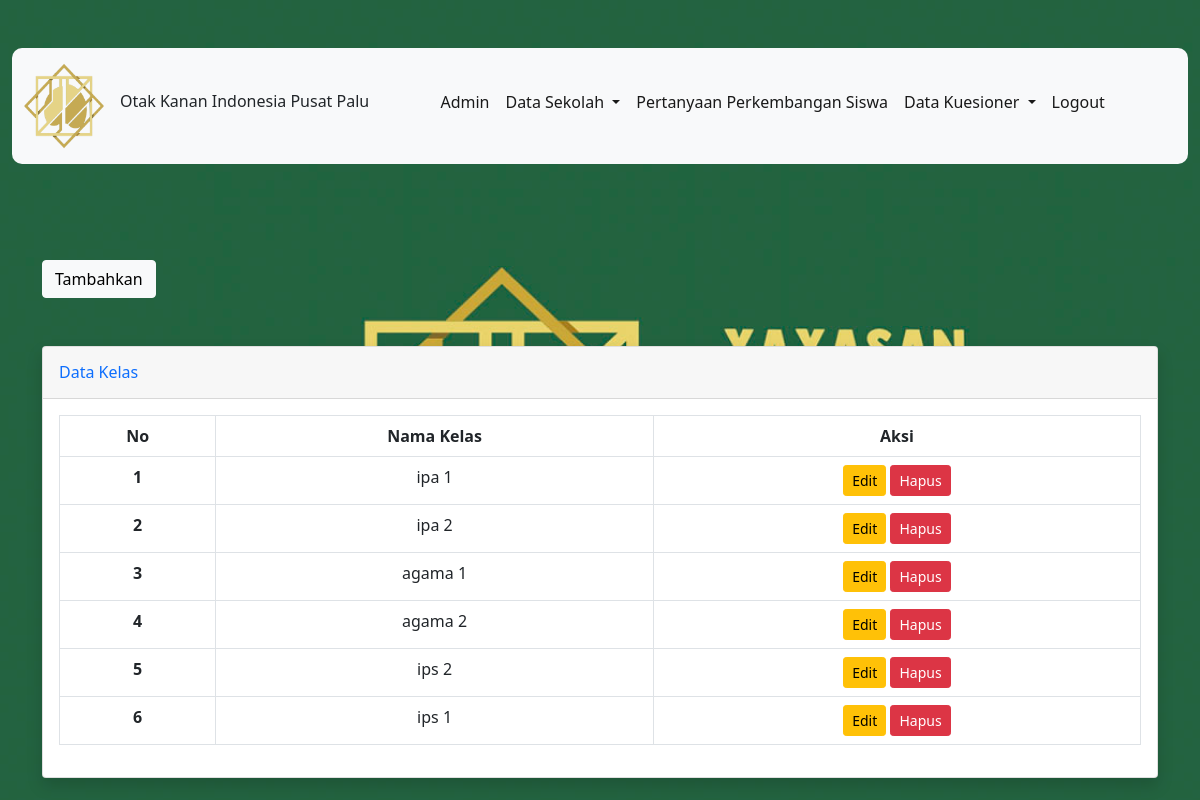
Screenshot of /index.php/sekolah/kelas with the database file from the repository.
### tables this page shows
CREATE TABLE `data_kelas` (
  `id` int(11) NOT NULL,
  `nama_kelas` varchar(100) NOT NULL
);

### application/controllers/Sekolah.php (called while the page is built, shortened)
<?php
class Sekolah extends CI_Controller
{
    public function __construct()
    {
        $this->load->model('Admin_model');
    }
    public function kelas()
    {
        $data['title'] = 'Halaman Data Kelas';
        $data['login'] = $this->db->get_where('login', ['email' => $this->session->userdata('email')])->row_array();
        $this->form_validation->set_rules('nama_kelas', 'nama_kelas', 'required|trim');
        $data['kelas'] = $this->db->get('data_kelas')->result_array();
        if ($this->form_validation->run() == false) {
            $this->load->view('templates/header_admin');
            $this->load->view('sekolah/kelas', $data);
            $this->load->view('templates/footer_admin');
        }
    }
}

### index.php (called while the page is built, shortened)
<?php
require_once BASEPATH.'core/CodeIgniter.php';

### application/views/sekolah/kelas.php (the view, shortened to what this page needs)
<div class="container-lg">
    <button type="button" class="btn btn-light mb-5 mt-5" data-bs-toggle="modal" data-bs-target="#exampleModal">Tambahkan</button>
    <div class="card shadow mb-4">
        <div class="card-header py-3">
            <h6 class="m-0 font-weight-bold text-primary">Data Kelas</h6>
        </div>
        <div class="card-body">
            <div class="table-responsive">
                <table class="table table-bordered text-center" id="dataTable" width="100%" cellspacing="0">
                    <thead>
                        <tr>
                            <th scope="col">No</th>
                            <th scope="col">Nama Kelas</th>
                            <th scope="col">Aksi</th>
                        </tr>
                    </thead>
                    <tbody>
                        <?php
                        $no = 1;
                        foreach ($kelas as $k) {
                        ?>
                            <tr>
                                <th scope="row"><?= $no; ?></th>
                                <td><?= $k['nama_kelas']; ?></td>
                                <td>
                                    <a href="<?= base_url('sekolah/edit_kelas/' . $k['id']); ?>" class="btn btn-sm btn-warning">Edit</a>
                                    <a href="<?= base_url('sekolah/hapus_kelas/' . $k['id']); ?>" class="btn btn-sm btn-danger">Hapus</a>
                                </td>
                            </tr>
                        <?php
                            $no++;
                        }
                        ?>
                    </tbody>
                </table>
            </div>
        </div>
    </div>
</div>

### rows the page displays
data_kelas: nama_kelas "ipa 1"
data_kelas: nama_kelas "ipa 2"
data_kelas: nama_kelas "agama 1"
data_kelas: nama_kelas "agama 2"
data_kelas: nama_kelas "ips 2"
data_kelas: nama_kelas "ips 1"
